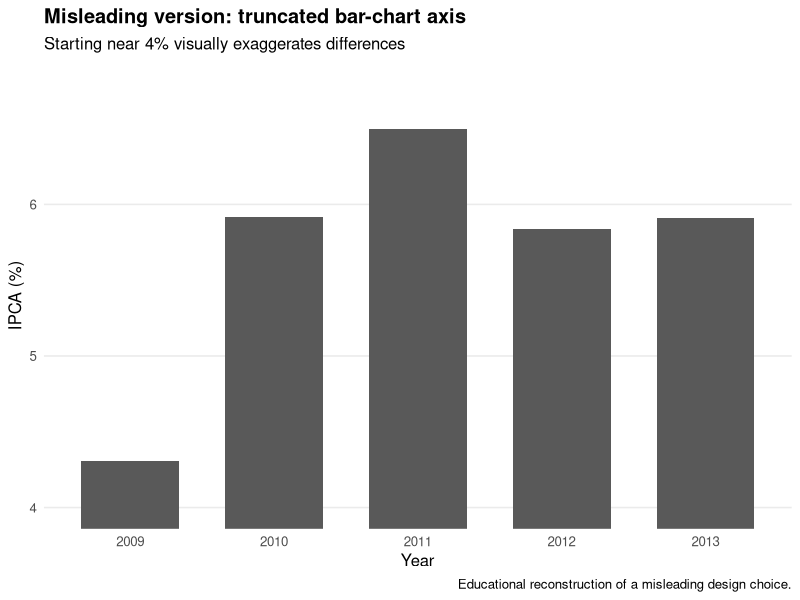
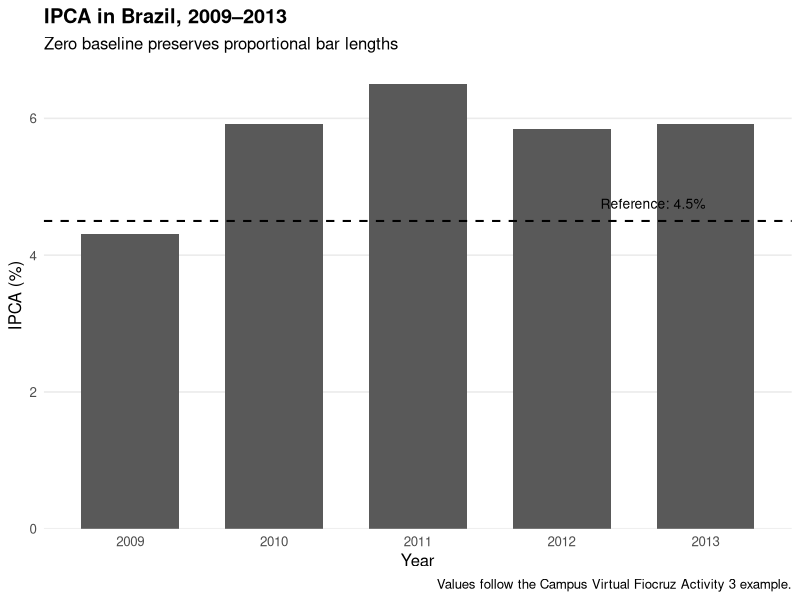

Source code (R) for these figures, in order: (Note: this script raises an error after producing the figures.)
# ============================================================
# FIOCRUZ — Module 2, Lesson 2, Activity 3
#
# Goal:
# Reproduce the lesson's IPCA example and understand how axis
# choices can exaggerate or distort differences in a bar chart.
#
# Official activity data:
#   2009–2013 IPCA values from the Fiocruz activity script.
#
# Main lesson:
#   for ordinary bar charts, bar length encodes magnitude, so
#   the quantitative axis should begin at zero.
# ============================================================

required <- c("dplyr", "readr", "ggplot2", "tibble")

missing <- required[
  !vapply(required, requireNamespace, FUN.VALUE = logical(1), quietly = TRUE)
]

if (length(missing) > 0) {
  stop(
    "Missing R packages: ",
    paste(missing, collapse = ", "),
    "\nInstall them once, then rerun."
  )
}

suppressPackageStartupMessages({
  library(dplyr)
  library(readr)
  library(ggplot2)
  library(tibble)
})

# ------------------------------------------------------------
# STEP 1 — COURSE DATA
# ------------------------------------------------------------

ipca <- tibble(
  year = 2009:2013,
  ipca_percent = c(4.31, 5.92, 6.50, 5.84, 5.91)
)

cat("\n============================================================\n")
cat("STEP 1 — IPCA DATA\n")
cat("============================================================\n")
print(ipca)

cat("\nRange of values:\n")
cat(
  round(min(ipca$ipca_percent), 2),
  "to",
  round(max(ipca$ipca_percent), 2),
  "%\n"
)

# ------------------------------------------------------------
# STEP 2 — A MISLEADING VERSION FOR COMPARISON
# ------------------------------------------------------------
# This is an educational extension.
# We deliberately truncate the y-axis near the data.
# That makes modest differences look much larger.

p_misleading <- ggplot(
  ipca,
  aes(x = factor(year), y = ipca_percent)
) +
  geom_col(width = 0.68) +
  coord_cartesian(ylim = c(4.0, 6.8)) +
  labs(
    title = "Misleading version: truncated bar-chart axis",
    subtitle = "Starting near 4% visually exaggerates differences",
    x = "Year",
    y = "IPCA (%)",
    caption = "Educational reconstruction of a misleading design choice."
  ) +
  theme_minimal(base_size = 12) +
  theme(
    plot.title = element_text(face = "bold"),
    panel.grid.minor = element_blank(),
    panel.grid.major.x = element_blank()
  )

ggsave(
  "practice/manual_attempts/module2_lesson2/activity03_graphical_integrity_ipca/outputs/ipca_misleading_truncated_axis.png",
  p_misleading,
  width = 8,
  height = 5,
  dpi = 300,
  bg = "white"
)

cat("\n============================================================\n")
cat("STEP 2 — MISLEADING VERSION\n")
cat("============================================================\n")
cat("The y-axis begins near 4%, not zero.\n")
cat("Because bar LENGTH encodes magnitude, the visual ratio is distorted.\n")

# ------------------------------------------------------------
# STEP 3 — THE COURSE'S CORRECT PRINCIPLE
# ------------------------------------------------------------

p_correct <- ggplot(
  ipca,
  aes(x = factor(year), y = ipca_percent)
) +
  geom_col(width = 0.68) +
  geom_hline(
    yintercept = 4.5,
    linetype = "dashed",
    linewidth = 0.7
  ) +
  annotate(
    "text",
    x = 5,
    y = 4.75,
    label = "Reference: 4.5%",
    hjust = 1,
    size = 3.5
  ) +
  scale_y_continuous(
    limits = c(0, NA),
    expand = expansion(mult = c(0, 0.05))
  ) +
  labs(
    title = "IPCA in Brazil, 2009–2013",
    subtitle = "Zero baseline preserves proportional bar lengths",
    x = "Year",
    y = "IPCA (%)",
    caption = "Values follow the Campus Virtual Fiocruz Activity 3 example."
  ) +
  theme_minimal(base_size = 12) +
  theme(
    plot.title = element_text(face = "bold"),
    panel.grid.minor = element_blank(),
    panel.grid.major.x = element_blank()
  )

ggsave(
  "practice/manual_attempts/module2_lesson2/activity03_graphical_integrity_ipca/outputs/ipca_correct_zero_baseline.png",
  p_correct,
  width = 8,
  height = 5,
  dpi = 300,
  bg = "white"
)

cat("\n============================================================\n")
cat("STEP 3 — CORRECT VERSION\n")
cat("============================================================\n")
cat("The y-axis starts at zero.\n")
cat("Now bar lengths are proportional to the actual IPCA values.\n")

# ------------------------------------------------------------
# STEP 4 — QUANTIFY REAL DIFFERENCES
# ------------------------------------------------------------

comparison <- ipca |>
  mutate(
    absolute_change_from_previous = ipca_percent - lag(ipca_percent),
    relative_change_percent = 100 *
      (ipca_percent - lag(ipca_percent)) / lag(ipca_percent)
  ) |>
  mutate(
    absolute_change_from_previous =
      round(absolute_change_from_previous, 2),
    relative_change_percent =
      round(relative_change_percent, 1)
  )

cat("\n============================================================\n")
cat("STEP 4 — NUMERICAL CONTEXT\n")
cat("============================================================\n")
print(comparison)

cat("\nWhy calculate this?\n")
cat("A figure should not substitute visual drama for quantitative context.\n")

# ------------------------------------------------------------
# STEP 5 — GRAPHICAL-INTEGRITY CHECKLIST
# ------------------------------------------------------------

integrity_checklist <- tibble(
  principle = c(
    "Bar baseline",
    "Bar height",
    "Axis units",
    "Title/context",
    "Reference line",
    "Color"
  ),
  good_practice = c(
    "Start quantitative bar axis at zero",
    "Make bar height proportional to the value",
    "Label the y-axis with %",
    "State measure, place and period clearly",
    "Use only when it adds interpretable context",
    "Avoid decorative color when it carries no information"
  )
)

cat("\n============================================================\n")
cat("STEP 5 — GRAPHICAL-INTEGRITY CHECKLIST\n")
cat("============================================================\n")
print(integrity_checklist)

# ------------------------------------------------------------
# STEP 6 — SAVE TABLES
# ------------------------------------------------------------

write_csv(
  ipca,
  "practice/manual_attempts/module2_lesson2/activity03_graphical_integrity_ipca/outputs/ipca_values.csv"
)

write_csv(
  comparison,
  "practice/manual_attempts/module2_lesson2/activity03_graphical_integrity_ipca/outputs/ipca_change_table.csv"
)

write_csv(
  integrity_checklist,
  "practice/manual_attempts/module2_lesson2/activity03_graphical_integrity_ipca/outputs/graphical_integrity_checklist.csv"
)

# ------------------------------------------------------------
# STEP 7 — VALIDATION
# ------------------------------------------------------------

stopifnot(nrow(ipca) == 5)
stopifnot(identical(ipca$year, 2009:2013))
stopifnot(all(ipca$ipca_percent > 0))

required_figures <- c(
  "practice/manual_attempts/module2_lesson2/activity03_graphical_integrity_ipca/outputs/ipca_misleading_truncated_axis.png",
  "practice/manual_attempts/module2_lesson2/activity03_graphical_integrity_ipca/outputs/ipca_correct_zero_baseline.png"
)

stopifnot(all(file.exists(required_figures)))

cat("\n============================================================\n")
cat("✅ M2 LESSON 2 · ACTIVITY 3 PASSED\n")
cat("============================================================\n")
cat("You created:\n")
cat("  • one deliberately misleading bar chart\n")
cat("  • one corrected zero-baseline bar chart\n")
cat("  • a numerical change table\n")
cat("  • a graphical-integrity checklist\n")
cat("\n")
cat("Core lesson:\n")
cat("  bar charts encode magnitude through length, so a truncated\n")
cat("  quantitative axis can strongly distort perception.\n")
